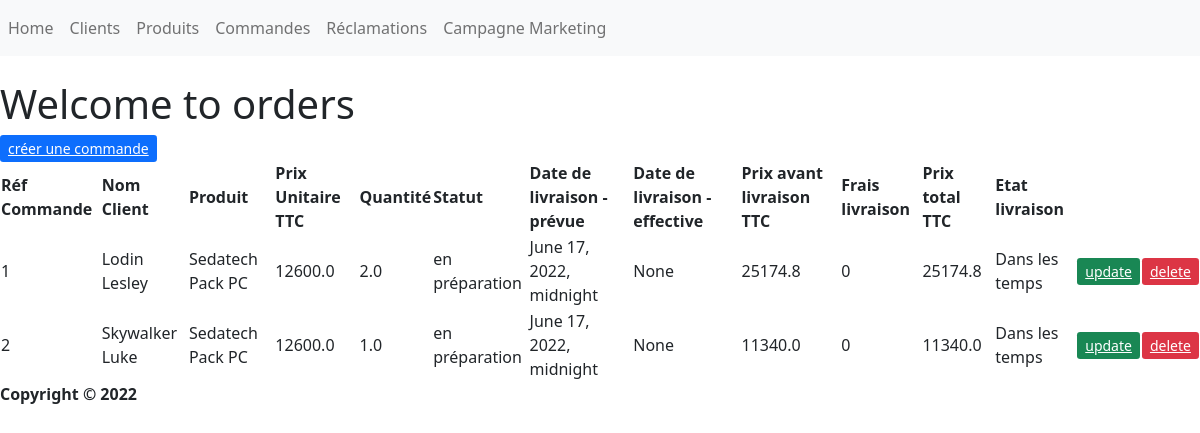
/Commandes/, run on the app's committed database.
### Main/models.py (models this page shows, shortened)
class Order(models.Model):
    STATUS_CHOICES=(('en préparation','en préparation'),('expédié','expédié'),('livré','livré'),('retour client','retour client'))
    customer=models.ForeignKey(Customer,null=True, on_delete=models.SET_NULL)
    product=models.ForeignKey(Product,null=True, on_delete=models.SET_NULL)
    quantity=models.FloatField(null=True)
    discount=models.FloatField(blank=True,null=True)
    date_created=models.DateTimeField(auto_now_add=True, null=True)
    status=models.CharField(max_length=255, null=True,default='en préparation',choices=STATUS_CHOICES)
    Delivery_date_expected=models.DateTimeField(null=True)
    Delivery_date_final=models.DateTimeField(blank=True, null=True)
    @property
    def get_total_item_price_HT(self):
        return round(self.quantity * self.product.price_pdt_HT*((100-self.discount)/100),2)
    @property
    def get_total_item_price_TTC(self):
        return round(self.quantity * self.product.price_pdt_TTC*((100-self.discount)/100),2)
    @property
    def late_delivery(self):
        today=timezone.now()
        if self.Delivery_date_expected < today:
            delivery_res="En retard"
        else:
            delivery_res="Dans les temps"
        return delivery_res
    @property
    def delivery_fees(self):
        if self.get_total_item_price_HT<2000:
            fees_res=10
        else:
            fees_res=0
        return fees_res
    @property
    def get_total_order_price_TTC(self):#for particular product order total
        return self.get_total_item_price_TTC+self.delivery_fees

class Customer(models.Model):
    GENDER_CHOICES=(('Masculin','Masculin'),('Féminin','Féminin'),('Autre','Autre')
    )
    name=models.CharField(max_length=255,blank=True, null=True)
    customer_type=models.CharField(max_length=255,blank=True, null=True)
    dob=models.DateTimeField(null=True)
    gender=models.CharField(max_length=255, null=True,choices=GENDER_CHOICES)
    email=models.CharField(max_length=255,blank=True, null=True)
    phone=models.CharField(max_length=12,blank=True, null=True)
    address=models.CharField(max_length=255,blank=True, null=True)
    town=models.CharField(max_length=255,blank=True, null=True)
    region=models.CharField(max_length=255,blank=True, null=True)
    date_created=models.DateTimeField(auto_now_add=True, null=True)

class Product(models.Model):
    CATEGORY_CHOICES=(('Informatique','Informatique'),('Téléphonie','Téléphonie'),('Objets connectés','Objets connectés'),('TV & Home cinéma','TV & Home cinéma'))
    name=models.CharField(max_length=200, null=True)
    description=models.CharField(max_length=200, null=True)
    category=models.CharField(max_length=200, null=True,choices=CATEGORY_CHOICES)
    n_lot=models.CharField(max_length=200, null=True)
    price_pdt_HT=models.FloatField(null=True)
    commercial_margin=models.FloatField(null=True)
    stock_q=models.IntegerField(null=True)
    stock_security=models.IntegerField(null=True)
    @property
    def price_pdt_TTC(self):
        TAUX_TVA=1.2
        return self.price_pdt_HT*TAUX_TVA

### Main/views.py (the view)
# urls.py: path('Commandes/', orders, name='orders_page'),
def orders(request):
    my_order=Order.objects.all()
    context={"my_order": my_order}
    return render(request,'Main/orders.html',context)

### Main/Templates/Main/orders.html
{% extends "main/base.html" %}
{% block content %}
    <header>
        <h1> Welcome to orders </h1>
    </header>
<a class="btn-primary btn-sm" href="{% url 'orders_create' %}" role="button">créer une commande</a>
<table>
    <thead>
        <th>Réf Commande</th>
        <th>Nom Client</th>
        <th>Produit</th>
        <th>Prix Unitaire TTC</th>
        <th>Quantité</th>
        <th>Statut</th>
        <th>Date de livraison - prévue</th>
        <th>Date de livraison - effective</th>
        <th>Prix avant livraison TTC</th>
        <th>Frais livraison</th>
        <th>Prix total TTC</th>
        <th>Etat livraison</th>
    </thead>
    <tbody>
        {% for order in my_order %}
        <tr>
            <td>{{order.id}}</td>
            <td>{{order.customer.name}}</td>
            <td>{{order.product.name}}</td>
            <td>{{order.product.price_pdt_TTC}}</td>
            <td>{{order.quantity}}</td>
            <td>{{order.status}}</td>
            <td>{{order.Delivery_date_expected}}</td>
            <td>{{order.Delivery_date_final}}</td>
            <td>{{order.get_total_item_price_TTC}}</td>
            <td>{{order.delivery_fees}}</td>
            <td>{{order.get_total_order_price_TTC}}</td>
            <td>{{order.late_delivery}}</td>
            <td><a class="btn-success btn-sm" href="{% url 'update_order' order.id %}" role="button">update</a></td>
            <td><a class="btn-danger btn-sm" href="{% url 'delete_order' order.id %}" role="button">delete</a></td>
        </tr>
        {% endfor %}
    </tbody>
</table>
{% endblock content %}

### data on the page
Order: id "1", customer.name "Lodin Lesley", product.name "Sedatech Pack PC", product.price_pdt_TTC "12600.0", quantity "2.0", status "en préparation", Delivery_date_expected "June 17, 2022, midnight", Delivery_date_final "None", get_total_item_price_TTC "25174.8", delivery_fees "0", get_total_order_price_TTC "25174.8", late_delivery "Dans les temps"
Order: id "2", customer.name "Skywalker Luke", product.name "Sedatech Pack PC", product.price_pdt_TTC "12600.0", quantity "1.0", status "en préparation", Delivery_date_expected "June 17, 2022, midnight", Delivery_date_final "None", get_total_item_price_TTC "11340.0", delivery_fees "0", get_total_order_price_TTC "11340.0", late_delivery "Dans les temps"
